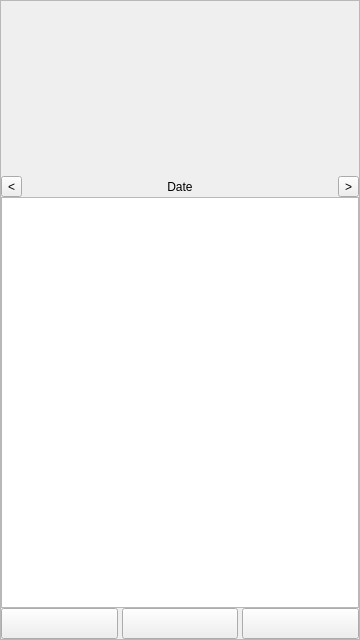
<?xml version="1.0" encoding="UTF-8"?>
<ui version="4.0">
 <class>MainScreen</class>
 <widget class="QWidget" name="MainScreen">
  <property name="geometry">
   <rect>
    <x>0</x>
    <y>0</y>
    <width>360</width>
    <height>640</height>
   </rect>
  </property>
  <property name="sizePolicy">
   <sizepolicy hsizetype="Maximum" vsizetype="Maximum">
    <horstretch>0</horstretch>
    <verstretch>0</verstretch>
   </sizepolicy>
  </property>
  <layout class="QVBoxLayout" name="verticalLayout">
   <property name="spacing">
    <number>0</number>
   </property>
   <property name="margin">
    <number>0</number>
   </property>
   <item>
    <widget class="QScrollArea" name="scrollArea">
     <property name="widgetResizable">
      <bool>true</bool>
     </property>
     <widget class="QWidget" name="scrollAreaWidgetContents">
      <property name="geometry">
       <rect>
        <x>0</x>
        <y>0</y>
        <width>356</width>
        <height>636</height>
       </rect>
      </property>
      <layout class="QVBoxLayout" name="verticalLayout_2">
       <property name="spacing">
        <number>0</number>
       </property>
       <property name="margin">
        <number>0</number>
       </property>
       <item>
        <widget class="QWidget" name="babyContainer" native="true">
         <property name="sizePolicy">
          <sizepolicy hsizetype="Preferred" vsizetype="Fixed">
           <horstretch>0</horstretch>
           <verstretch>0</verstretch>
          </sizepolicy>
         </property>
         <property name="minimumSize">
          <size>
           <width>0</width>
           <height>175</height>
          </size>
         </property>
         <property name="maximumSize">
          <size>
           <width>16777215</width>
           <height>175</height>
          </size>
         </property>
         <layout class="QVBoxLayout" name="babyLayout">
          <property name="spacing">
           <number>0</number>
          </property>
          <property name="margin">
           <number>0</number>
          </property>
         </layout>
        </widget>
       </item>
       <item>
        <layout class="QHBoxLayout" name="horizontalLayout_2">
         <property name="spacing">
          <number>0</number>
         </property>
         <item>
          <widget class="QToolButton" name="prevDayButton">
           <property name="text">
            <string>&lt;</string>
           </property>
          </widget>
         </item>
         <item>
          <widget class="LabelBar" name="currentDateLabel">
           <property name="autoFillBackground">
            <bool>true</bool>
           </property>
           <property name="text">
            <string>Date</string>
           </property>
           <property name="alignment">
            <set>Qt::AlignCenter</set>
           </property>
          </widget>
         </item>
         <item>
          <widget class="QToolButton" name="nextDayButton">
           <property name="text">
            <string>&gt;</string>
           </property>
          </widget>
         </item>
        </layout>
       </item>
       <item>
        <widget class="QListView" name="listView">
         <property name="focusPolicy">
          <enum>Qt::NoFocus</enum>
         </property>
        </widget>
       </item>
       <item>
        <layout class="QHBoxLayout" name="horizontalLayout">
         <property name="spacing">
          <number>4</number>
         </property>
         <item>
          <widget class="QPushButton" name="checkInOutButton">
           <property name="font">
            <font>
             <pointsize>14</pointsize>
            </font>
           </property>
           <property name="text">
            <string/>
           </property>
           <property name="icon">
            <iconset resource="babyfeed.qrc">
             <normaloff>:/icons/icons/appointment-new.svg</normaloff>:/icons/icons/appointment-new.svg</iconset>
           </property>
           <property name="iconSize">
            <size>
             <width>48</width>
             <height>48</height>
            </size>
           </property>
          </widget>
         </item>
         <item>
          <widget class="QPushButton" name="manualButton">
           <property name="font">
            <font>
             <pointsize>14</pointsize>
            </font>
           </property>
           <property name="text">
            <string/>
           </property>
           <property name="icon">
            <iconset resource="babyfeed.qrc">
             <normaloff>:/icons/icons/accessories-text-editor.svg</normaloff>:/icons/icons/accessories-text-editor.svg</iconset>
           </property>
           <property name="iconSize">
            <size>
             <width>48</width>
             <height>48</height>
            </size>
           </property>
          </widget>
         </item>
         <item>
          <widget class="QPushButton" name="statsButton">
           <property name="font">
            <font>
             <pointsize>14</pointsize>
            </font>
           </property>
           <property name="text">
            <string/>
           </property>
           <property name="icon">
            <iconset resource="babyfeed.qrc">
             <normaloff>:/icons/icons/x-office-spreadsheet.svg</normaloff>:/icons/icons/x-office-spreadsheet.svg</iconset>
           </property>
           <property name="iconSize">
            <size>
             <width>48</width>
             <height>48</height>
            </size>
           </property>
          </widget>
         </item>
        </layout>
       </item>
      </layout>
     </widget>
    </widget>
   </item>
  </layout>
 </widget>
 <customwidgets>
  <customwidget>
   <class>LabelBar</class>
   <extends>QLabel</extends>
   <header>labelbar.h</header>
  </customwidget>
 </customwidgets>
 <resources>
  <include location="babyfeed.qrc"/>
 </resources>
 <connections/>
</ui>
